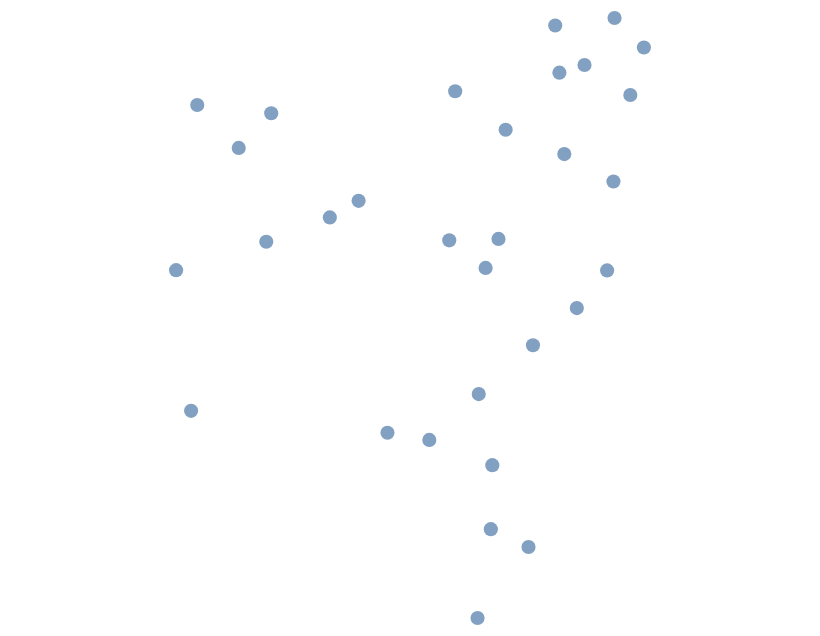

This figure's notebook cell:
### Markdown cell above
Vamos mostrar as cidades sem carregar o arquivo com a topologia dos mapas.

### Code cell
alt.Chart(meta_df).mark_circle(size=50).encode(
    latitude="LATITUDE:Q",
    longitude="LONGITUDE:Q"
)

### Figure 1 — Vega-Lite specification as saved in the notebook (floating-point values rounded to 4 significant figures)
{"config": {"view": {"continuousWidth": 400, "continuousHeight": 300}}, "data": {"name": "data-3373d2081460d8423013c25780e6c9fa"}, "mark": {"type": "circle", "size": 50}, "encoding": {"latitude": {"field": "LATITUDE", "type": "quantitative"}, "longitude": {"field": "LONGITUDE", "type": "quantitative"}}, "$schema": "https://vega.github.io/schema/vega-lite/v4.8.1.json", "datasets": {"data-3373d2081460d8423013c25780e6c9fa": [{"REGIÃO": "N", "UF": "PA", "ESTAÇÃO": "Belém", "CODIGO (WMO)": "A201", "LATITUDE": -1.411, "LONGITUDE": -48.44, "ALTITUDE": 21.17, "DATA DE FUNDAÇÃO": "20/01/03"}, {"REGIÃO": "N", "UF": "PA", "ESTAÇÃO": "Castanhal", "CODIGO (WMO)": "A202", "LATITUDE": -1.301, "LONGITUDE": -47.95, "ALTITUDE": 47.13, "DATA DE FUNDAÇÃO": "24/01/03"}, {"REGIÃO": "N", "UF": "PA", "ESTAÇÃO": "Medicilândia", "CODIGO (WMO)": "A209", "LATITUDE": -3.511, "LONGITUDE": -52.96, "ALTITUDE": 251.7, "DATA DE FUNDAÇÃO": "17/02/08"}, {"REGIÃO": "N", "UF": "PA", "ESTAÇÃO": "Pacajá", "CODIGO (WMO)": "A210", "LATITUDE": -3.844, "LONGITUDE": -50.64, "ALTITUDE": 89.02, "DATA DE FUNDAÇÃO": "27/02/08"}, {"REGIÃO": "N", "UF": "PA", "ESTAÇÃO": "Placas", "CODIGO (WMO)": "A211", "LATITUDE": -3.864, "LONGITUDE": -54.22, "ALTITUDE": 100.5, "DATA DE FUNDAÇÃO": "14/02/08"}, {"REGIÃO": "N", "UF": "PA", "ESTAÇÃO": "Paragominas", "CODIGO (WMO)": "A212", "LATITUDE": -2.99, "LONGITUDE": -47.41, "ALTITUDE": 113.0, "DATA DE FUNDAÇÃO": "18/10/07"}, {"REGIÃO": "N", "UF": "PA", "ESTAÇÃO": "Tomé-Açu", "CODIGO (WMO)": "A213", "LATITUDE": -2.592, "LONGITUDE": -48.36, "ALTITUDE": 42.95, "DATA DE FUNDAÇÃO": "14/10/07"}, {"REGIÃO": "N", "UF": "PA", "ESTAÇÃO": "Rondon do Pará", "CODIGO (WMO)": "A214", "LATITUDE": -4.828, "LONGITUDE": -48.17, "ALTITUDE": 203.0, "DATA DE FUNDAÇÃO": "17/04/08"}, {"REGIÃO": "N", "UF": "PA", "ESTAÇÃO": "Salinópolis", "CODIGO (WMO)": "A215", "LATITUDE": -0.6189, "LONGITUDE": -47.36, "ALTITUDE": 23.18, "DATA DE FUNDAÇÃO": "14/06/08"}, {"REGIÃO": "N", "UF": "PA", "ESTAÇÃO": "São Félix do Xingu", "CODIGO (WMO)": "A216", "LATITUDE": -6.64, "LONGITUDE": -51.96, "ALTITUDE": 211.0, "DATA DE FUNDAÇÃO": "15/11/16"}, {"REGIÃO": "N", "UF": "PA", "ESTAÇÃO": "Bragança", "CODIGO (WMO)": "A226", "LATITUDE": -1.047, "LONGITUDE": -46.79, "ALTITUDE": 41.0, "DATA DE FUNDAÇÃO": "11/03/08"}, {"REGIÃO": "N", "UF": "PA", "ESTAÇÃO": "Soure", "CODIGO (WMO)": "A227", "LATITUDE": -0.7278, "LONGITUDE": -48.52, "ALTITUDE": 12.54, "DATA DE FUNDAÇÃO": "27/04/08"}, {"REGIÃO": "N", "UF": "PA", "ESTAÇÃO": "Breves", "CODIGO (WMO)": "A228", "LATITUDE": -1.68, "LONGITUDE": -50.48, "ALTITUDE": 11.0, "DATA DE FUNDAÇÃO": "20/10/17"}, {"REGIÃO": "N", "UF": "PA", "ESTAÇÃO": "Tucuruí", "CODIGO (WMO)": "A229", "LATITUDE": -3.823, "LONGITUDE": -49.67, "ALTITUDE": 137.9, "DATA DE FUNDAÇÃO": "01/03/08"}, {"REGIÃO": "N", "UF": "PA", "ESTAÇÃO": "SERRA DOS CARAJAS", "CODIGO (WMO)": "A230", "LATITUDE": -6.077, "LONGITUDE": -50.14, "ALTITUDE": 707.0, "DATA DE FUNDAÇÃO": "03/09/08"}, {"REGIÃO": "N", "UF": "PA", "ESTAÇÃO": "Itaituba", "CODIGO (WMO)": "A231", "LATITUDE": -4.277, "LONGITUDE": -55.99, "ALTITUDE": 24.46, "DATA DE FUNDAÇÃO": "17/02/08"}, {"REGIÃO": "N", "UF": "PA", "ESTAÇÃO": "Óbidos", "CODIGO (WMO)": "A232", "LATITUDE": -1.881, "LONGITUDE": -55.52, "ALTITUDE": 89.64, "DATA DE FUNDAÇÃO": "05/07/12"}, {"REGIÃO": "N", "UF": "PA", "ESTAÇÃO": "Santana do Araguaia", "CODIGO (WMO)": "A233", "LATITUDE": -9.339, "LONGITUDE": -50.35, "ALTITUDE": 176.8, "DATA DE FUNDAÇÃO": "30/05/08"}, {"REGIÃO": "N", "UF": "PA", "ESTAÇÃO": "Tucumã", "CODIGO (WMO)": "A234", "LATITUDE": -6.743, "LONGITUDE": -51.14, "ALTITUDE": 320.9, "DATA DE FUNDAÇÃO": "18/07/08"}, {"REGIÃO": "N", "UF": "PA", "ESTAÇÃO": "Novo Repartimento", "CODIGO (WMO)": "A235", "LATITUDE": -4.244, "LONGITUDE": -49.94, "ALTITUDE": 100.8, "DATA DE FUNDAÇÃO": "23/07/08"}, {"REGIÃO": "N", "UF": "PA", "ESTAÇÃO": "Cametá", "CODIGO (WMO)": "A236", "LATITUDE": -2.24, "LONGITUDE": -49.5, "ALTITUDE": 9.92, "DATA DE FUNDAÇÃO": "20/06/08"}, {"REGIÃO": "N", "UF": "PA", "ESTAÇÃO": "Monte Alegre", "CODIGO (WMO)": "A239", "LATITUDE": -2.0, "LONGITUDE": -54.08, "ALTITUDE": 100.5, "DATA DE FUNDAÇÃO": "06/07/12"}, {"REGIÃO": "N", "UF": "PA", "ESTAÇÃO": "Marabá", "CODIGO (WMO)": "A240", "LATITUDE": -5.366, "LONGITUDE": -49.05, "ALTITUDE": 116.6, "DATA DE FUNDAÇÃO": "25/06/09"}, {"REGIÃO": "N", "UF": "PA", "ESTAÇÃO": "Conceição do Araguaia", "CODIGO (WMO)": "A241", "LATITUDE": -8.304, "LONGITUDE": -49.28, "ALTITUDE": 175.7, "DATA DE FUNDAÇÃO": "04/09/08"}, {"REGIÃO": "N", "UF": "PA", "ESTAÇÃO": "MINA DO PALITO", "CODIGO (WMO)": "A246", "LATITUDE": -6.32, "LONGITUDE": -55.79, "ALTITUDE": 259.9, "DATA DE FUNDAÇÃO": "28/09/10"}, {"REGIÃO": "N", "UF": "PA", "ESTAÇÃO": "Xinguara", "CODIGO (WMO)": "A247", "LATITUDE": -7.111, "LONGITUDE": -49.93, "ALTITUDE": 245.0, "DATA DE FUNDAÇÃO": "11/09/16"}, {"REGIÃO": "N", "UF": "PA", "ESTAÇÃO": "Capitão Poço", "CODIGO (WMO)": "A248", "LATITUDE": -1.735, "LONGITUDE": -47.06, "ALTITUDE": 79.1, "DATA DE FUNDAÇÃO": "18/04/11"}, {"REGIÃO": "N", "UF": "PA", "ESTAÇÃO": "Santarém", "CODIGO (WMO)": "A250", "LATITUDE": -2.503, "LONGITUDE": -54.72, "ALTITUDE": 137.0, "DATA DE FUNDAÇÃO": "02/09/15"}, {"REGIÃO": "N", "UF": "PA", "ESTAÇÃO": "Dom Eliseu", "CODIGO (WMO)": "A252", "LATITUDE": -4.281, "LONGITUDE": -47.56, "ALTITUDE": 251.0, "DATA DE FUNDAÇÃO": "08/03/18"}, {"REGIÃO": "N", "UF": "PA", "ESTAÇÃO": "Altamira", "CODIGO (WMO)": "A253", "LATITUDE": -3.27, "LONGITUDE": -52.39, "ALTITUDE": 191.0, "DATA DE FUNDAÇÃO": "25/10/18"}, {"REGIÃO": "N", "UF": "PA", "ESTAÇÃO": "Redenção", "CODIGO (WMO)": "A254", "LATITUDE": -8.043, "LONGITUDE": -50.01, "ALTITUDE": 199.0, "DATA DE FUNDAÇÃO": "11/07/19"}]}}
